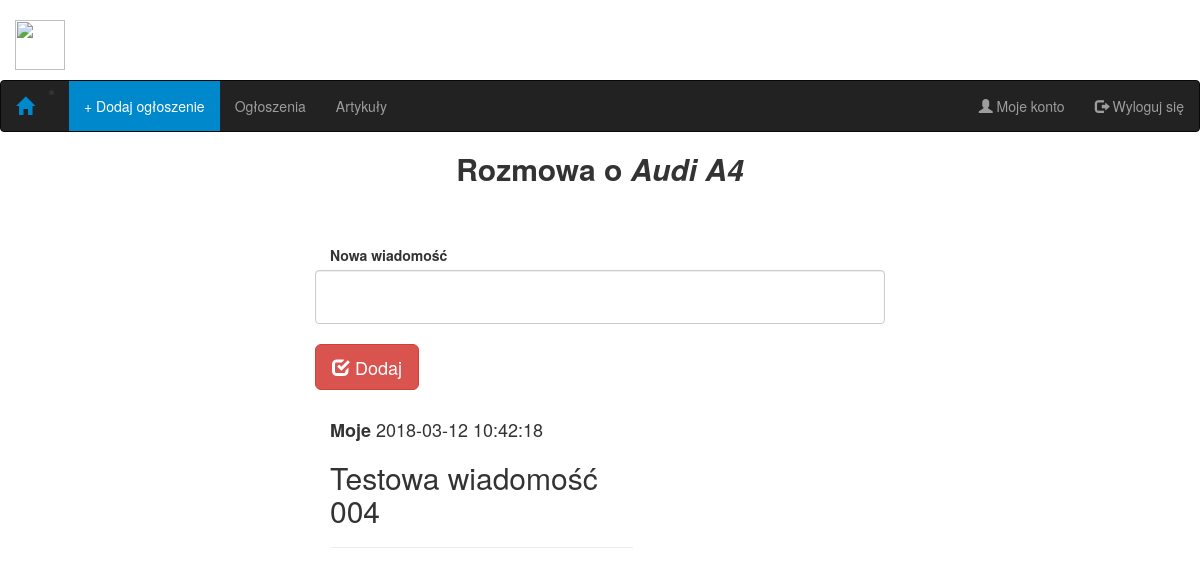
The page /rozmowa.php?id=5 (signed in) on the database its author committed.
### tables this page shows
CREATE TABLE `car_make` (
  `id_m` int(5) NOT NULL AUTO_INCREMENT,
  `name` varchar(20) NOT NULL,
  PRIMARY KEY (`id_m`),
  FULLTEXT KEY `name` (`name`)
);

CREATE TABLE `car_model` (
  `id_mm` int(5) NOT NULL AUTO_INCREMENT,
  `name` varchar(30) NOT NULL,
  `id_m` int(5) NOT NULL,
  PRIMARY KEY (`id_mm`),
  KEY `mm-m` (`id_m`),
  CONSTRAINT `mm-m` FOREIGN KEY (`id_m`) REFERENCES `car_make` (`id_m`) ON DELETE CASCADE ON UPDATE CASCADE
);

CREATE TABLE `wiadomosc` (
  `id_wia` int(5) NOT NULL AUTO_INCREMENT,
  `tresc` varchar(280) NOT NULL,
  `kto` int(1) NOT NULL,
  `data` timestamp NOT NULL DEFAULT CURRENT_TIMESTAMP ON UPDATE CURRENT_TIMESTAMP,
  `id_kon` int(5) NOT NULL,
  PRIMARY KEY (`id_wia`),
  KEY `wia-roz` (`id_kon`),
  CONSTRAINT `wia-roz` FOREIGN KEY (`id_kon`) REFERENCES `rozmowa` (`id_kon`) ON DELETE CASCADE ON UPDATE CASCADE
);

### verify.php (called while the page is built, shortened)
<?php
    include('DBconn.php');
    $user_check = $_SESSION['user_mail'];
    $ses_sql = mysqli_query($link,"select mail, special, id_user from USER where mail = '$user_check' ");
    $row = mysqli_fetch_array($ses_sql,MYSQLI_ASSOC);
    $login_session = $row['mail'];
?>

### rozmowa.php (the view, shortened to what this page needs)
<?php
    include("navbar.php");
    include("verify.php");
    $id = mysqli_real_escape_string($link , $_GET['id']);
    $do = mysqli_query($link, "SELECT u.mail, u.name FROM user u, car c, rozmowa r WHERE u.id_user = c.id_user and r.id_car = c.id_car and r.id_kon = '$id'");
    $rdo = mysqli_fetch_row($do);
    if($login_session == $rdo['0'])
    {
        $owner = 0;
        $nn=mysqli_query($link, "UPDATE rozmowa SET n_buyer = 0 WHERE id_kon = '$id'");
    }
    else
    {
        $owner = 1;
    }
?>
<!DOCTYPE html>
<head lang="en">
    <link rel="stylesheet" href="https://maxcdn.bootstrapcdn.com/bootstrap/3.3.7/css/bootstrap.min.css">
</head>
<body>
    <?php
        $k = mysqli_query($link, "SELECT u.name, w.data, w.tresc, w.kto FROM wiadomosc w, rozmowa r, user u WHERE w.id_kon = r.id_kon and r.id_user = u.id_user and r.id_kon = '$id' order by w.data desc");
        $a = mysqli_query($link, "SELECT m.name, mm.name, o.foto FROM rozmowa r, car c, car_make m, car_model mm, options o WHERE r.id_car = c.id_car and c.id_m = m.id_m and c.id_mm = mm.id_mm and c.id_option = o.id_option and r.id_kon = '$id'");
        $ra = mysqli_fetch_row($a);
        $marka = $ra['0'];
        $model = $ra['1'];
    ?>
    <div style="text-align: center">
        <h2 data-toggle="tool" data-placement="bottom" title="<img src='res/<?php echo $ra['2']; ?>' width='160' height='90'/>"> <b> Rozmowa o <i> <?php echo "$marka $model"; ?> </i> </b></h2>
    </div>
    <form enctype="multipart/form-data" action="" method="post">
    <div class="col-sm-6 col-sm-offset-3" style=" margin-top:50px;">
        <label class="col-sm-12" for="nowe" style="white-space: nowrap;">Nowa wiadomość</label>
        <textarea class="form-control" style="resize: none; overflow: hidden;" name="nowe" id="nowe" cols="100" onkeyup="auto_grow(this)" maxlength="232" required></textarea> <br>
        <button type="submit" class="btn btn-danger btn-lg"><span class="glyphicon glyphicon-check"></span>  Dodaj</button> <br> <br>
    <?php
        while($rk = mysqli_fetch_array($k, MYSQLI_ASSOC))
        {
            if($owner == 0)
            {
                if($rk['kto'] == 0)
                {
                ?>
                    <div class="col-sm-4 col-sm-offset-8">
                        <h4 style="text-align: right;"> <b> Moje  </b> <?php echo " "; echo $rk['data']; ?> </h4>
                        <h2 style="text-align: right; word-wrap: break-word;"> <?php echo $rk['tresc']; ?> </h2> <hr> <br>
                    </div>
                <?php
                }
                else
                {
                ?>
                    <div class="col-sm-7">
                        <h4> <b> <?php echo $rk['name']; ?>  </b> <?php echo " "; echo $rk['data']; ?> </h4>
                        <h2 style="word-wrap: break-word;"> <?php echo $rk['tresc']; ?> </h2> <hr> <br>
                    </div>
                <?php
                }
            }
            else
            {
                if($rk['kto'] == 0)
                {
                ?>
                    <div class="col-sm-4 col-sm-offset-8">
                        <h4 style="text-align: right;"> <b> <?php echo $rdo['1']; ?> </b> <?php echo " "; echo $rk['data']; ?> </h4>
                        <h2 style="text-align: right; word-wrap: break-word;"> <?php echo $rk['tresc']; ?> </h2> <hr> <br>
                    </div>
                <?php
                }
                else
                {
                ?>
                    <div class="col-sm-7">
                        <h4> <b> Moje </b> <?php echo " "; echo $rk['data']; ?> </h4>
                        <h2 style="word-wrap: break-word;"> <?php echo $rk['tresc']; ?> </h2> <hr> <br>
                    </div>
                <?php
                }
            }
        }
        ?>
    </div>
    </form>
</body>

### rows shown on the page
car_make: name "Audi", car_model.name "A4"
wiadomosc: data "2018-03-12 10:42:18", tresc "Testowa wiadomość 004"
